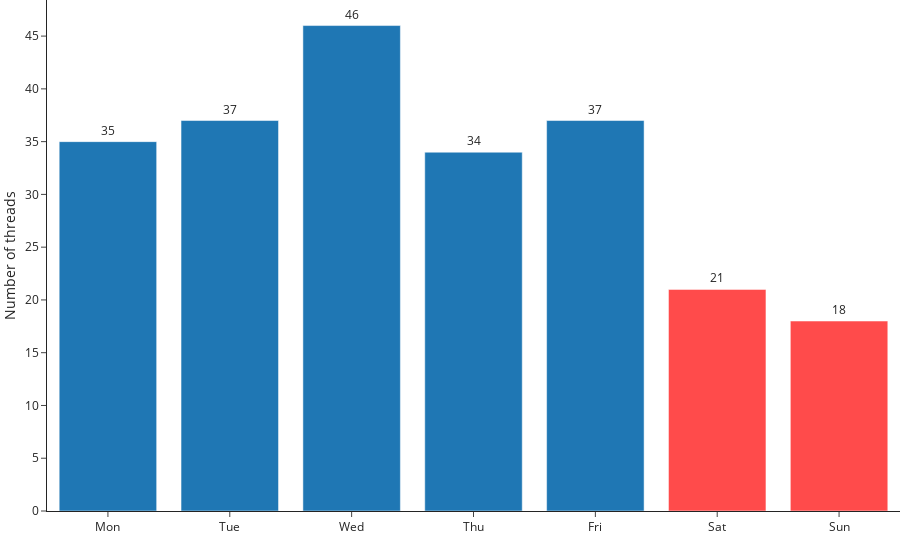

Notebook code cell kept with this figure:
### Code cell
graph_busy_day(df_busy_day, True).show()

### Figure 1 — Plotly figure (JSON) as saved in the notebook; plotly's stock layout.template omitted (floating-point values rounded to 4 significant figures)
{"data": [{"hovertemplate": "%{x}: %{y} threads<extra></extra>", "marker": {"color": ["#1f77b4", "#1f77b4", "#1f77b4", "#1f77b4", "#1f77b4", "#FF4B4B", "#FF4B4B"]}, "text": [35, 37, 46, 34, 37, 21, 18], "textposition": "outside", "type": "bar", "x": ["Mon", "Tue", "Wed", "Thu", "Fri", "Sat", "Sun"], "y": [35, 37, 46, 34, 37, 21, 18]}], "layout": {"autosize": true, "hoverlabel": {"bgcolor": "#000", "font": {"color": "#fff"}}, "margin": {"b": 0, "l": 0, "r": 0, "t": 0}, "title": {"text": ""}, "xaxis": {"autorange": true, "range": [-0.5, 6.5], "title": {"text": ""}, "type": "category"}, "yaxis": {"autorange": true, "range": [0, 48.42], "showgrid": false, "title": {"text": "Number of threads"}, "type": "linear"}}}
